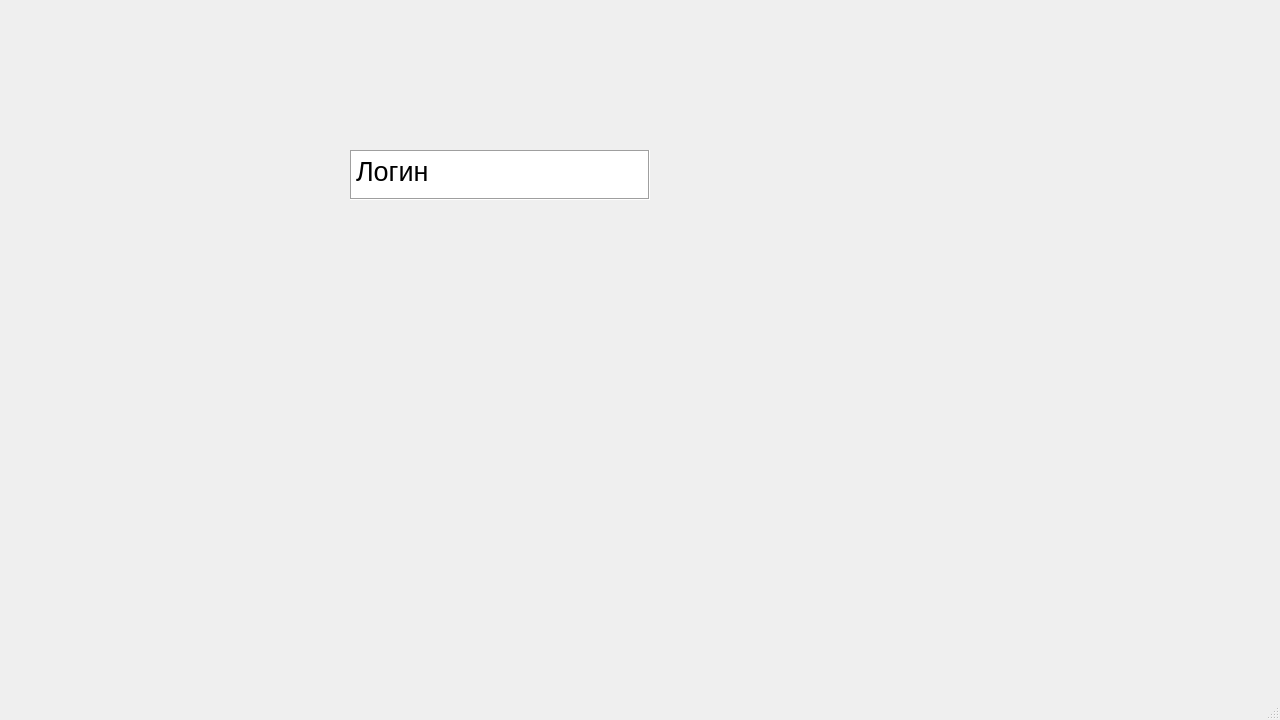
<?xml version="1.0" encoding="UTF-8"?>
<ui version="4.0">
 <class>MainWindow</class>
 <widget class="QMainWindow" name="MainWindow">
  <property name="geometry">
   <rect>
    <x>0</x>
    <y>0</y>
    <width>1280</width>
    <height>720</height>
   </rect>
  </property>
  <property name="windowTitle">
   <string>MainWindow</string>
  </property>
  <widget class="QWidget" name="centralwidget">
   <widget class="QPlainTextEdit" name="plainTextEdit">
    <property name="geometry">
     <rect>
      <x>350</x>
      <y>150</y>
      <width>300</width>
      <height>50</height>
     </rect>
    </property>
    <property name="font">
     <font>
      <family>Cantarell</family>
      <pointsize>20</pointsize>
      <hintingpreference>PreferVerticalHinting</hintingpreference>
      <fontweight>Medium</fontweight>
     </font>
    </property>
    <property name="focusPolicy">
     <enum>Qt::TabFocus</enum>
    </property>
    <property name="frameShape">
     <enum>QFrame::Box</enum>
    </property>
    <property name="verticalScrollBarPolicy">
     <enum>Qt::ScrollBarAlwaysOff</enum>
    </property>
    <property name="horizontalScrollBarPolicy">
     <enum>Qt::ScrollBarAsNeeded</enum>
    </property>
    <property name="sizeAdjustPolicy">
     <enum>QAbstractScrollArea::AdjustIgnored</enum>
    </property>
    <property name="plainText">
     <string>Логин</string>
    </property>
    <property name="backgroundVisible">
     <bool>false</bool>
    </property>
    <property name="centerOnScroll">
     <bool>false</bool>
    </property>
   </widget>
  </widget>
  <widget class="QMenuBar" name="menubar">
   <property name="geometry">
    <rect>
     <x>0</x>
     <y>0</y>
     <width>1280</width>
     <height>22</height>
    </rect>
   </property>
  </widget>
  <widget class="QStatusBar" name="statusbar"/>
 </widget>
 <resources/>
 <connections/>
</ui>
